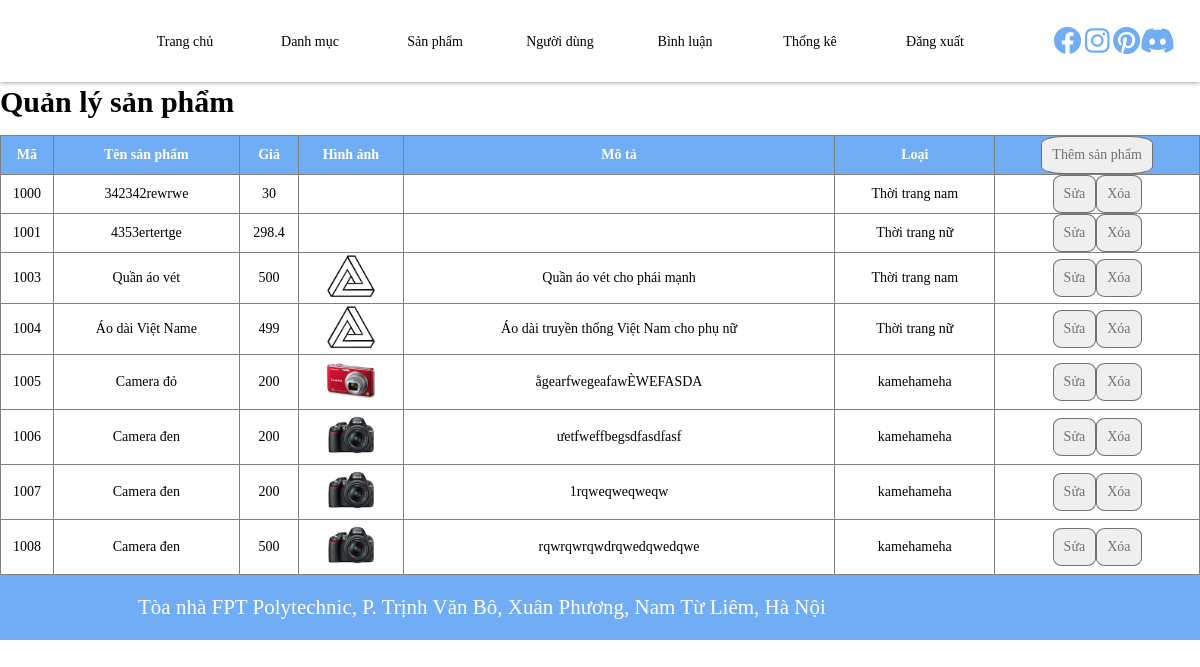
Page /admin/index.php?act=listsp (signed in) on the committed database.
### tables this page shows
CREATE TABLE `sanpham` (
  `idsp` int(11) NOT NULL,
  `tensp` varchar(255) NOT NULL,
  `gia` double NOT NULL DEFAULT 0,
  `hinhanh` varchar(255) DEFAULT NULL,
  `mota` text DEFAULT NULL,
  `luotxem` int(11) NOT NULL DEFAULT 0,
  `idloaisp` int(11) NOT NULL
);

CREATE TABLE `danhmuc` (
  `iddm` int(11) NOT NULL,
  `tendanhmuc` varchar(255) NOT NULL
);

### model/global.php (called while the page is built, shortened)
<?php
function pdo_get_connection(){
$servername = "localhost";
$username = "root";
$password = "";
$conn = new PDO("mysql:host=$servername;dbname=duanmau2022", $username, $password);
$conn->setAttribute(PDO::ATTR_ERRMODE, PDO::ERRMODE_EXCEPTION);
return $conn;
}
function pdo_query($sql){
    $sql_args = array_slice(func_get_args(), 1);
    try {
        $conn = pdo_get_connection();
        $stmt = $conn->prepare($sql);
        $stmt->execute($sql_args);
        $rows = $stmt->fetchAll();
        return $rows;
    } catch(PDOException $e) {
        throw $e;
      }
      finally{
        unset($conn);
      }
}
?>

### model/sanpham.php (called while the page is built, shortened)
<?php
    function loadallsp(){
        $sql="SELECT * FROM sanpham sp JOIN danhmuc dm ON sp.idloaisp = dm.iddm";
        $listsp=pdo_query($sql);
        return $listsp;
    }
?>

### admin/sanpham/list.php (the view)
<h1 style="font-size: 30px;" >Quản lý sản phẩm</h1> <br>
    <table border="1">
        <tr>
            <th>Mã</th>
            <th>Tên sản phẩm</th>
            <th>Giá</th>
            <th>Hình ảnh</th>
            <th>Mô tả</th>
            <th>Loại</th>
            <th><a href="index.php?act=addsp"><button>Thêm sản phẩm</button></a></th>
        </tr>
    <?php foreach ($listsp as $sp) :  ?>
        <tr>
            <td><?= $sp['idsp'] ?></td>
            <td><?= $sp['tensp']?></td>
            <td><?= $sp['gia']?></td>
            <td><img src="../img/<?= $sp['hinhanh']?>" width="50px" alt=""></td>
            <td><?= $sp['mota']?></td>
            <td><?=$sp['tendanhmuc']?></td>
            <td><a href="index.php?act=updatesp&id=<?=$sp['idsp']?>"><button>Sửa</button></a><a onclick="return confirm('Bạn có chắc xóa không?');" href="index.php?act=deletesp&id=<?=$sp['idsp']?>"><button>Xóa</button></a></td>
        </tr>
    <?php endforeach ?>
    </table>

### css/index.css (style rules this page uses)
* { margin: 0; padding: 0; font-size: 14px; font-family: tahoma; box-sizing: border-box; }
body { background-repeat: no-repeat; background-size: 100%; }
button { border-radius: 20%; border: #717171 1px solid; padding: 10px; color: #717171; }
table { text-align: center; width: 100%; border-collapse: collapse; }
table th { color: white; background-color: #70ADF5; }

### rows in the picture
sanpham: idsp "1000", tensp "342342rewrwe", gia "30", idloaisp.tendanhmuc "Thời trang nam"
sanpham: idsp "1001", tensp "4353ertertge", gia "298.4", idloaisp.tendanhmuc "Thời trang nữ"
sanpham: idsp "1003", tensp "Quần áo vét", gia "500", hinhanh (picture), mota "Quần áo vét cho phái mạnh", idloaisp.tendanhmuc "Thời trang nam"
sanpham: idsp "1004", tensp "Áo dài Việt Name", gia "499", hinhanh (picture), mota "Áo dài truyền thống Việt Nam cho phụ nữ", idloaisp.tendanhmuc "Thời trang nữ"
sanpham: idsp "1005", tensp "Camera đỏ", gia "200", hinhanh (picture), mota "ằgearfwegeafawÈWEFASDA", idloaisp.tendanhmuc "kamehameha"
sanpham: idsp "1006", tensp "Camera đen", gia "200", hinhanh (picture), mota "ưetfweffbegsdfasdfasf", idloaisp.tendanhmuc "kamehameha"
sanpham: idsp "1007", tensp "Camera đen", gia "200", hinhanh (picture), mota "1rqweqweqweqw", idloaisp.tendanhmuc "kamehameha"
sanpham: idsp "1008", tensp "Camera đen", gia "500", hinhanh (picture), mota "rqwrqwrqwdrqwedqwedqwe", idloaisp.tendanhmuc "kamehameha"
